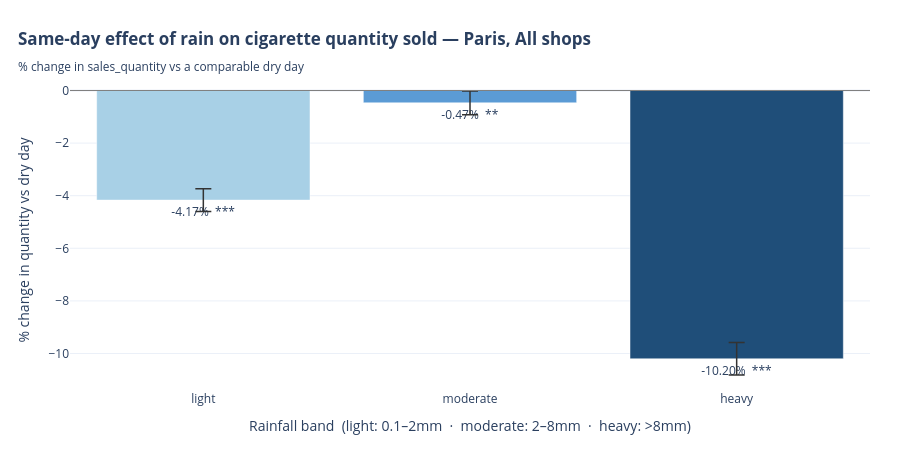

This figure's notebook cell:
### Code cell
def stars(p):
    return "***" if p < 0.01 else "**" if p < 0.05 else "*" if p < 0.1 else "ns"


def pull_qty(band):
    term = f"C(band)[T.{band}]"
    coef = mq.params[term]
    lo, hi = mq.conf_int().loc[term]
    p = mq.pvalues[term]
    return np.expm1(coef) * 100, np.expm1(lo) * 100, np.expm1(hi) * 100, p


bands = ["light", "moderate", "heavy"]
vals, err_lo, err_hi, pvals = [], [], [], []
for b in bands:
    v, lo, hi, p = pull_qty(b)
    vals.append(v)
    err_lo.append(v - lo)
    err_hi.append(hi - v)
    pvals.append(p)

text_labels = [f"{v:+.2f}%  {stars(p)}" for v, p in zip(vals, pvals)]
colors = ["#a8d0e6", "#5b9bd5", "#1f4e79"]

fig = go.Figure()
fig.add_trace(
    go.Bar(
        x=bands,
        y=vals,
        marker_color=colors,
        error_y=dict(
            type="data",
            symmetric=False,
            array=err_hi,
            arrayminus=err_lo,
            color="#333",
            thickness=1.5,
            width=8,
        ),
        text=text_labels,
        textposition="outside",
        hovertemplate="<b>%{x} rain</b><br>%{y:+.2f}% vs dry day<extra></extra>",
    )
)

fig.add_hline(y=0, line_color="gray", line_width=1)

fig.update_layout(
    title=dict(
        text="<b>Same-day effect of rain on cigarette quantity sold — Paris, All shops</b>"
        "<br><sub>% change in sales_quantity vs a comparable dry day</sub>",
        x=0.02,
        xanchor="left",
    ),
    yaxis_title="% change in quantity vs dry day",
    xaxis_title="Rainfall band  (light: 0.1–2mm  ·  moderate: 2–8mm  ·  heavy: >8mm)",
    template="plotly_white",
    showlegend=False,
    height=460,
    margin=dict(l=70, r=30, t=90, b=70),
)
fig.show()

### Figure 1 — Plotly figure (JSON) as saved in the notebook; plotly's stock layout.template omitted (floating-point values rounded to 4 significant figures)
{"data": [{"error_y": {"array": [0.436, 0.4535, 0.6197], "arrayminus": [0.434, 0.4515, 0.6154], "color": "#333", "symmetric": false, "thickness": 1.5, "type": "data", "width": 8}, "hovertemplate": "<b>%{x} rain</b><br>%{y:+.2f}% vs dry day<extra></extra>", "marker": {"color": ["#a8d0e6", "#5b9bd5", "#1f4e79"]}, "text": ["-4.17%  ***", "-0.47%  **", "-10.20%  ***"], "textposition": "outside", "type": "bar", "x": ["light", "moderate", "heavy"], "y": [-4.167, -0.4696, -10.2]}], "layout": {"height": 460, "margin": {"b": 70, "l": 70, "r": 30, "t": 90}, "shapes": [{"line": {"color": "gray", "width": 1}, "type": "line", "x0": 0, "x1": 1, "xref": "x domain", "y0": 0, "y1": 0, "yref": "y"}], "showlegend": false, "title": {"text": "<b>Same-day effect of rain on cigarette quantity sold — Paris, All shops</b><br><sub>% change in sales_quantity vs a comparable dry day</sub>", "x": 0.02, "xanchor": "left"}, "xaxis": {"title": {"text": "Rainfall band  (light: 0.1–2mm  ·  moderate: 2–8mm  ·  heavy: >8mm)"}}, "yaxis": {"title": {"text": "% change in quantity vs dry day"}}}}
